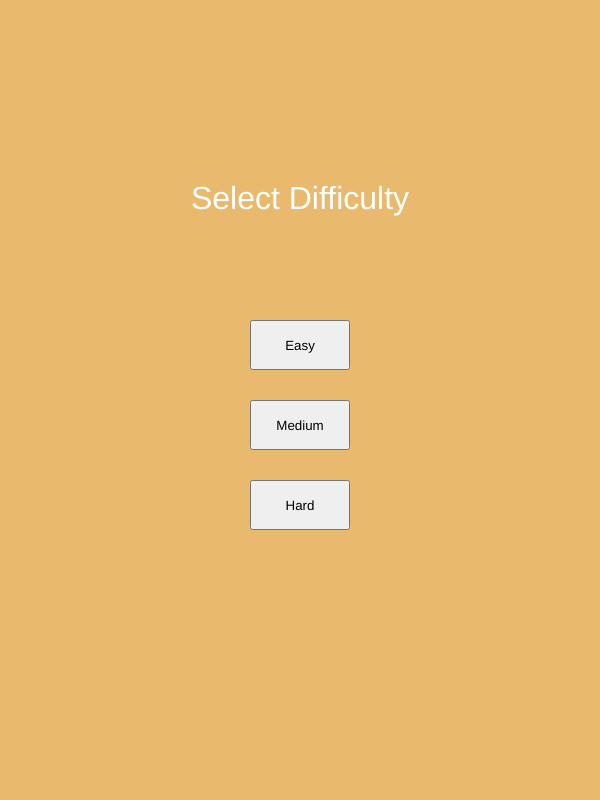
Frame 1 (no input)
Frame 60 (no input): identical to frame 1, image omitted
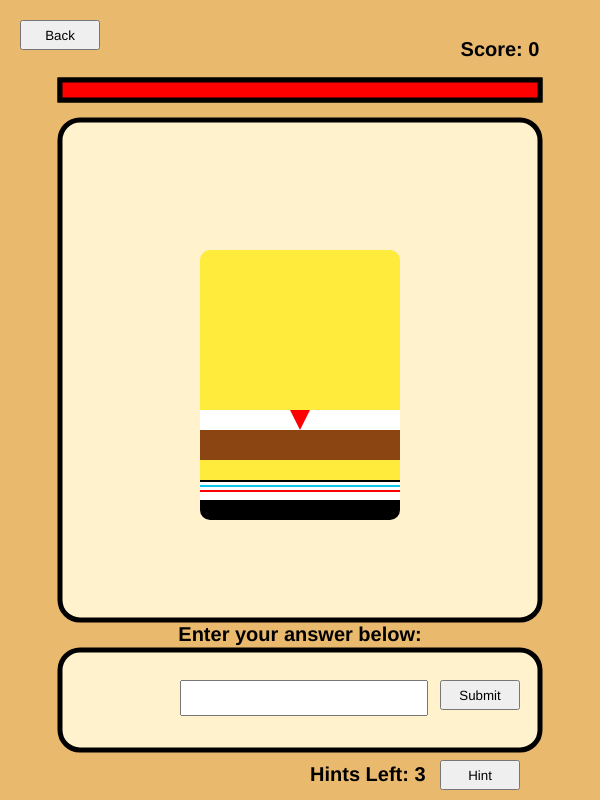
Frame 120 (the mouse pressed at the canvas centre since frame 60)

The p5.js sketch that drew these frames (run headless with seeded random() and noise() and a simulated clock; from frame 60 on, the mouse is pressed at the canvas centre):

// p5.js sketch
// ── sketch.js
let hintsLeft = 3; // 提示次数
let score = 0;
let timeLeft = 60; // 初始时间
const maxTime = 60;
let userInput; 
let feedback = "";
let gameStarted = false; // 游戏开始
let backButton; // 返回按钮
let currentCharacterIndex = 0; // 当前角色
let currentCharacters = []; // 当前难度
let difficulty = ""; // 难度等级
let easyButton, mediumButton, hardButton; 

let easyCharacters = [
  { name: "Mickey", drawFunction: drawMickeyColors },
  { name: "Doraemon", drawFunction: drawDoraemonColors },
  { name: "Patrick", drawFunction: drawPatrickColors },
  { name: "WinnieThePooh", drawFunction: drawWinnieThePoohColors },
  { name: "Loopy", drawFunction: drawLoppyColors },
  { name: "Squidward", drawFunction: drawSquidwardColors }
];

let mediumCharacters = [
  { name: "Peppa", drawFunction: drawPeppaColors },
  { name: "Mario", drawFunction: drawMarioColors },
  { name: "Nick", drawFunction: drawNickColors },
  { name: "SpongeBob", drawFunction: drawSpongeBobColors },
  { name: "Garfield", drawFunction: drawGarfieldColors }
];

let hardCharacters = [
  { name: "KungFuPanda", drawFunction: drawKungFuPandaColors },
  { name: "PinkPanther", drawFunction: drawPinkPantherColors },
  { name: "MrKrabs", drawFunction: drawMrKrabsColors },
  { name: "Shinchan", drawFunction: drawShinchanColors },
  // { name: "ChibiMaruko", drawFunction: drawChibiMarukoColors },
  { name: "Pompompurin", drawFunction: drawPompompurinColors }
];

function setup() {
  createCanvas(600, 800); 

  //三个按钮
  easyButton = createButton("Easy");
  easyButton.position(width / 2 - 50, height / 2 - 80);
  easyButton.size(100, 50);
  easyButton.mousePressed(() => startGame("easy"));

  mediumButton = createButton("Medium");
  mediumButton.position(width / 2 - 50, height / 2);
  mediumButton.size(100, 50);
  mediumButton.mousePressed(() => startGame("medium"));

  hardButton = createButton("Hard");
  hardButton.position(width / 2 - 50, height / 2 + 80);
  hardButton.size(100, 50);
  hardButton.mousePressed(() => startGame("hard"));
}

function draw() {
   if (!gameStarted) {
    //初始界面
    background(233, 185, 110); // 背景
    fill(255);
    textSize(32);
    textAlign(CENTER, CENTER);
    text("Select Difficulty", width / 2, height / 2 - 200);
  } else {
  // 游戏主界面
    background(233, 185, 110); // 背景
    //浅黄
    stroke(0); 
    strokeWeight(5);
    fill(255, 242, 204); 
    rect(60, 120, 480, 500, 20); 

    // 生命条
    drawHealthBar();

    // 绘制当前角色
    currentCharacters[currentCharacterIndex].drawFunction();

    // 答题
    stroke(0); 
    strokeWeight(5); 
    fill(255, 242, 204);
    rect(60, 650, 480, 100, 20); 

    fill(233, 185, 110); 
    noStroke();
    rect(100, 630, 400, 10); 

    fill(0); 
    textSize(20); 
    textStyle(BOLD); 
    textAlign(CENTER, CENTER);
    text("Enter your answer below:", width / 2, 635); 

    // Feedback
    fill(255,0,0);
    textSize(20); 
    text(feedback, width / 2, 730); 

    // Score 
    fill(0);
    textSize(20);
    text(`Score: ${score}`, width - 100, 50); 

    // Hints
    fill(0);
    textSize(20);
    textAlign(LEFT, CENTER);
    text(`Hints Left: ${hintsLeft}`, 310, 775); 
  }
}

function startGame(selectedDifficulty) {
  gameStarted = true; 
  difficulty = selectedDifficulty;

  if (difficulty === "easy") {
    currentCharacters = easyCharacters; 
  } else if (difficulty === "medium") {
    currentCharacters = mediumCharacters;
  } else if (difficulty === "hard") {
    currentCharacters = hardCharacters;
  }

  // 初始化时间
  timeLeft = maxTime;

  // 隐藏按钮 
  easyButton.remove();
  mediumButton.remove();
  hardButton.remove();

  // 输入框
  userInput = createInput();
  userInput.position(180, 680); 
  userInput.size(240, 30); 

  // 提交
  submitButton = createButton("Submit");
  submitButton.position(440, 680); 
  submitButton.size(80, 30); 
  submitButton.mousePressed(checkAnswer); 

  // 返回
  backButton = createButton("Back");
  backButton.position(20, 20);
  backButton.size(80, 30);
  backButton.mousePressed(goBack);

  // 提示按钮
  let hintButton = createButton("Hint"); 
  hintButton.position(440, 760); 
  hintButton.size(80, 30); 
  hintButton.mousePressed(showHint);

  //倒计时
  startTimer();

  // 随机选择一个角色
  nextCharacter();
}

function showHint() {
  if (hintsLeft > 0) {
    hintsLeft--;
    // 获取角色名
    let currentName = currentCharacters[currentCharacterIndex].name;

    // 生成提示：
    let hint = currentName.split("").map((char, index) => {
      return (index === 0 || index === currentName.length - 1) ? char : "*";
    }).join("");

    feedback = `Hint: ${hint}`;
  } else {
    feedback = "No hints left!";
  }
}

function goBack() {
  gameStarted = false;
  clearInterval(timer);
  score = 0;
  timeLeft = maxTime;
  userInput.remove();
  submitButton.remove();
  backButton.remove();
  setup();
}

function startTimer(){
  timer = setInterval(() => {
    if (timeLeft > 0 && gameStarted) {
      timeLeft--;
    } else{
      clearInterval(timer);
      if (timeLeft === 0) {
        feedback = `Game Over! Your final score: ${score}`;
        gameOver();
      }
    }
  }, 1000); //每秒减1
}

function drawHealthBar(){
  fill(200);
  rect(60, 80, 480, 20);

 // 动态生命条
  fill(255, 0, 0);
  let barWidth = map(timeLeft, 0, maxTime, 0, 480);
  rect(60, 80, barWidth, 20);
}

// Randomly select the next character
function nextCharacter() {
  currentCharacterIndex = int(random(currentCharacters.length)); // 随机角色
  feedback = "";
}

// Check answer correct
function checkAnswer() {
  let answer = userInput.value(); 
  let correctAnswer = currentCharacters[currentCharacterIndex].name.toLowerCase();
  if (answer.toLowerCase() === correctAnswer) {
    feedback = "Correct! Well done!";
    score++;
    setTimeout(() => {
      nextCharacter(); // 延迟切换
    }, 1000); // 延迟1秒
  } else {
    feedback = "Wrong! Try again.";
  }
  userInput.value("");
}


//1.米奇
function drawMickeyColors() {
  noStroke(); 
  fill(0); // 黑
  rect(200, 195, 200, 65, 10, 10, 0, 0); 
  fill(255, 224, 189); // 肉
  rect(200, 260, 200, 100); 
  fill(0); // 黑
  rect(200, 360, 200, 15); 
  fill(255, 0, 0); // 红
  rect(200, 375, 200, 90);
  fill(0); // 黑
  rect(200, 465, 200, 15); 
  fill(255, 215, 0); // 黄
  rect(200, 480, 200, 80, 0, 0, 20, 20);
  fill(255); // 白niukou
  rect(250, 397, 30, 30); // 左
  rect(320, 397, 30, 30); // 右
}

//2.派大星
function drawPatrickColors() {
  noStroke(); 
  fill("#FE9788");// 粉
  rect(200, 160, 200, 420, 10); 
  fill("#B2DB1F"); // 绿
  rect(200, 450, 200, 85); 
}

//3.小猪佩奇
function drawPeppaColors() {
  noStroke(); 
  fill("#FFBDDB"); // 粉
  rect(190, 160, 220, 420, 10, 10, 0, 0); 
  fill("#FF2314"); // 红
  rect(190, 380, 220, 150); 
  fill(0); // 黑
  rect(190, 580, 220, 15, 0, 0, 10, 10); 
}

//4.章鱼哥
function drawSquidwardColors() {
  noStroke(); 
  fill("#ADD1C5"); // 蓝
  rect(210, 195, 180, 370, 10); 
  fill("#DB8E18"); // 黄
  rect(210, 330, 180, 80);
}

//5.加菲猫 
function drawGarfieldColors() {
  noStroke(); 
  fill(255, 165, 0); // 橙
  rect(190, 200, 220, 340, 10); 
  fill("#FFFA6C"); // 浅黄
  ellipse(245, 290, 15, 15); // 左
  ellipse(355, 290, 15, 15); // 右
    // 左半
    beginShape();
    vertex(300, 295); 
    quadraticVertex(275, 320, 245, 282); 
    quadraticVertex(250, 340, 300, 310, 300, 300); 
    endShape(CLOSE); 
    // 右半
    beginShape();
    vertex(300, 295); 
    quadraticVertex(330, 320, 355, 282); 
    quadraticVertex(355, 340, 300, 310, 300, 300); 
    endShape(CLOSE); 
  fill("#F6B1CD") //鼻子
  ellipse(300, 300, 20, 13);
  fill(0); // 黑色
  rect(190, 350, 220, 10); 
  rect(190, 370, 220, 12); 
  rect(190, 390, 220, 15); 
  // rect(190, 340, 220, 25); 
  // rect(190, 380, 220, 30); 
}

//6.Loopy
function drawLoppyColors() {
  noStroke(); 
  fill(255, 187, 190); // 粉色
  rect(200, 195, 200, 360, 10, 10, 0, 0); 
  fill("#4D0519"); // 深红
  rect(200, 550, 200, 15, 0, 0, 10, 10); 
  fill("#EFEFEF"); // 白
  rect(240, 450, 120, 100); 
  fill("#4D0519");//嘴
  rect(275, 350, 50, 15);
  fill(250);//牙
  rect(285, 350, 30, 11, 0, 0, 10, 10);
}

// 7.哆啦A梦
function drawDoraemonColors() {
  noStroke(); 
  fill("#00A0E9")//蓝
  // fill(0, 191, 255); 
  rect(180, 220, 240, 300, 10, 10, 0, 0);
  fill(255); // 白
  rect(180, 520, 240, 30, 0, 0, 10, 10);
  fill(255); // 口袋
  rect(210, 400, 180, 90, 0, 0, 10, 10); 
  fill(255, 0, 0); // 红
  rect(180, 400, 240, 13); 
  fill(255, 215, 0); // 黄
  ellipse(300, 420, 30, 30); 
}

//8.小熊维尼
function drawWinnieThePoohColors() {
  noStroke(); 
  fill("#FFC758"); // 黄
  rect(200, 195, 200, 360, 10); 
  fill("#C92A2E"); // 红
  rect(200, 300, 200, 100); 
}

//9.尼克
function drawNickColors() {
  noStroke(); 
  fill("#eb8349"); // 橙
  rect(200, 160, 200, 420, 10); 
  fill("#83cf69"); // 绿
  rect(200, 280, 200, 185); 
  fill("#6D5649")
  rect(200, 465, 200, 90); 
}

//10.超级玛丽
function drawMarioColors() {
  noStroke(); 
  fill("#F20530"); // 红
  rect(200, 195, 200, 60, 10, 10, 0, 0);
  fill("#FDCAA1"); // 脸
  rect(200, 255, 200, 90); 
  fill("#F20530"); // 红衣服
  rect(200, 345, 200, 60);
  fill("#0455BF"); // 蓝
  rect(200, 380, 200, 110, 0, 0, 0, 0);
  rect(250, 345, 25, 100, 0, 0, 0, 0);//左
  rect(330, 345, 25, 100, 0, 0, 0, 0);//右
  fill(255, 223, 0); // 黄
  ellipse(260, 400, 20, 20); 
  ellipse(345, 400, 20, 20); 
  fill(139, 69, 19); // 棕
  rect(200, 490, 200, 50, 0, 0, 10, 10);
}

//11.海绵宝宝
function drawSpongeBobColors() {
  noStroke(); 
  fill("#FFEB3B"); // 黄
  rect(200, 250, 200, 160, 10, 10, 0, 0);
  fill(255); // 白
  rect(200, 410, 200, 20); 
  fill(255, 0, 0); // 红
  triangle(290, 410, 310, 410, 300, 430);
  fill(139, 69, 19); //棕
  rect(200, 430, 200, 30); 
  fill("#FFEB3B"); // 黄
  rect(200, 460, 200, 20);
  fill(0); // 黑
  rect(200, 480, 200, 2);
  fill(255); // 白
  rect(200, 482, 200, 3);
  fill("#0CC8F2"); // 蓝
  rect(200, 485, 200, 2);
  fill(255); // 白
  rect(200, 487, 200, 3);
  fill(255, 0, 0); // 红
  rect(200, 490, 200, 2);
  fill(255); // 白
  rect(200, 492, 200, 8);
  fill(0); // 黑色
  rect(200, 500, 200, 20, 0, 0, 10, 10);
}

//12.粉红豹
function drawPinkPantherColors() {
  noStroke();
  fill("#F299CA"); // 粉
  rect(200, 195, 200, 360, 10); 
  fill("#F9EAF2"); // 白
  rect(200, 230, 200, 40); 
  fill("#F9EAF2"); // 白
  rect(200, 286, 200, 120); 
}

//13.大雄
function drawNobitaColors() {
  noStroke();
  fill(0); // 黑
  rect(200, 170, 200, 40, 10, 10, 0, 0); 
  fill("#FADDC5"); //脸
  rect(200, 210, 200, 95);
  fill("#FFD408"); // 黄
  rect(200, 305, 200, 90); 
  fill("#3F598C"); // 蓝
  rect(200, 390, 200, 80); 
  fill("#FADDC5"); //腿
  rect(200, 450, 200, 90);
  fill("#E1FBEC"); // 淡蓝
  rect(200, 520, 200, 25); 
  fill("#71C6D9"); // 蓝
  rect(200, 545, 200, 30, 0, 0, 10, 10); 
}

//14.布丁狗
function drawPompompurinColors() {
  noStroke(); 
   fill("#76332E"); // 棕
  rect(200, 270, 200, 30, 10, 10, 0, 0);
  fill("#F5E79C"); // 黄
  rect(200, 300, 200, 200, 0, 0, 10, 10);
  fill("#76332E"); //鼻子
  triangle(292, 340, 308, 340, 300, 352);

  fill("#76332E"); 
  ellipse(250, 340, 10, 10); // 左眼
  ellipse(350, 340, 10, 10); // 右眼

  noFill(); //左胡须
  stroke("#76332E"); 
  strokeWeight(3);
  beginShape();
  vertex(280,350);
  quadraticVertex(285, 370, 302, 345); 
  endShape();
  
  noFill(); //右胡须
  stroke("#76332E"); 
  strokeWeight(3);
  beginShape();
  vertex(320, 350); 
  quadraticVertex(310, 370, 298, 345); 
  endShape();
}

//15.蟹老板
function drawMrKrabsColors() {
  noStroke(); 
  fill("#AFF29B")
  rect(200, 250, 200, 100, 10, 10, 0, 0);
  fill("#F22E3E"); // 红
  rect(200, 350, 200, 50); 
  fill("#ACDEF6"); // 蓝
  rect(200, 400, 200, 40); 
  fill("#778DCF"); // 紫
  rect(200, 440, 200, 60); 
  fill("#F22E3E"); // 红
  rect(200, 500, 200, 12, 0, 0, 10, 10); 
}

//16.功夫熊猫
function drawKungFuPandaColors() {
  noStroke(); 
  fill(0); // 黑
  rect(210, 195, 190, 20, 10, 10, 0, 0); 
  fill(255); // 脸
  rect(210, 215, 190, 80); 
  fill(0); // 黑
  rect(210, 295, 190, 30);
  fill(255); // 身子
  rect(210, 325, 190, 80); 
  fill("#ECD045"); // 腰带
  rect(210, 405, 20, 15); 
  rect(245, 405, 20, 15); 
  rect(280, 405, 20, 15); 
  rect(315, 405, 20, 15);
  rect(350, 405, 20, 15);
  rect(385, 405, 15, 15);
  fill("#E66F3E"); // 腰带
  rect(230, 405, 15, 15); 
  rect(265, 405, 15, 15); 
  rect(300, 405, 15, 15); 
  rect(335, 405, 15, 15); 
  rect(370, 405, 15, 15); 
  fill("#A66933"); // 裤
  rect(210, 420, 190, 50);
  fill(0); // 黑
  rect(210, 470, 190, 30);
  fill("#B8A276"); // 腿套
  rect(210, 500, 190, 20);
  fill("#A66933"); // 裤
  rect(210, 520, 190, 10, 0, 0, 10, 10);
}

//17.蜡笔小新
function drawShinchanColors() {
  noStroke(); 
  fill(0); // 黑
  rect(200, 210, 200, 20, 10, 10, 0, 0); 
  fill(255, 224, 189); // 肉
  rect(200, 230, 200, 120); 
  fill(255, 0, 0); // 红
  rect(200, 340, 200, 90);
  fill("#F6E550E2"); // 黄
  rect(200, 430, 200, 50);
  fill(255, 224, 189); // 肉
  rect(200, 480, 200, 30); 
  fill(255); // 白
  rect(200, 510, 200, 20);
  fill("#F8D658"); // 黄
  rect(200, 530, 200, 15, 0, 0, 10, 10);
}

//18.樱桃小丸子
